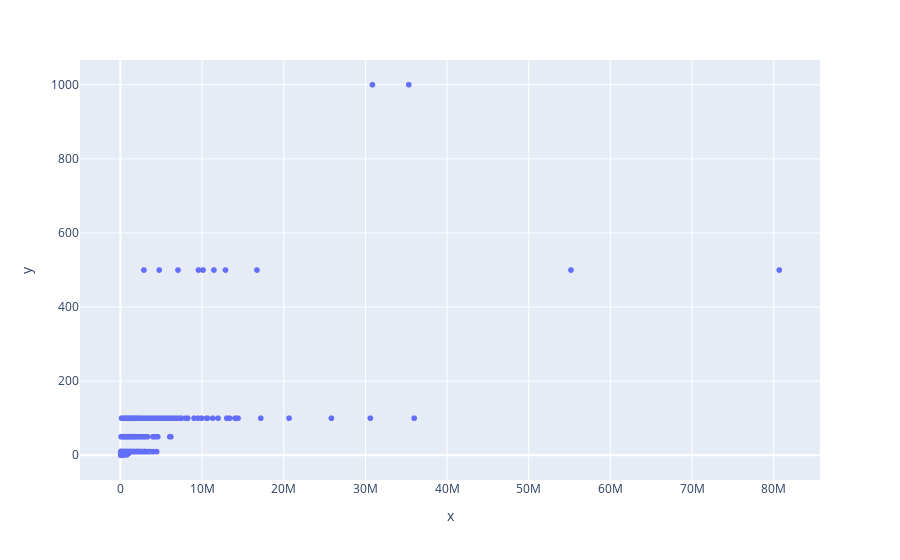

The notebook cell saved with this chart:
### Code cell
plotly_re = px.scatter(x=android["total ratings"], y=android["androidstripM"])
plotly_re.show()

### Figure 1 — Plotly figure (JSON) as saved in the notebook; plotly's stock layout.template omitted (floating-point values rounded to 4 significant figures; data arrays with more than 128 entries replaced by an {"elided": "..."} marker saying what was removed)
{"data": [{"hovertemplate": "x=%{x}<br>y=%{y}<extra></extra>", "legendgroup": "", "marker": {"color": "#636efa", "symbol": "circle"}, "mode": "markers", "name": "", "showlegend": false, "type": "scattergl", "x": {"elided": "1730 int values"}, "xaxis": "x", "y": {"elided": "1730 float values"}, "yaxis": "y"}], "layout": {"legend": {"tracegroupgap": 0}, "margin": {"t": 60}, "xaxis": {"anchor": "y", "domain": [0, 1], "title": {"text": "x"}}, "yaxis": {"anchor": "x", "domain": [0, 1], "title": {"text": "y"}}}}
